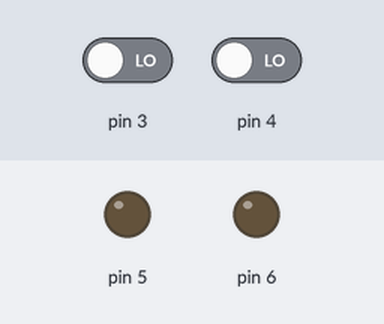
Bench run of a sketch on a simulated Arduino Uno, built with avr-gcc and run on an emulated ATmega328P. Parts: output pins drawn as LEDs (lit = HIGH). Inputs (shaded band) come from the test bench; at power-on: pin 3 LOW, pin 4 LOW.

Above: at 1.2 s.
1.3 s: pin 3 driven HIGH
At 1.6 s:
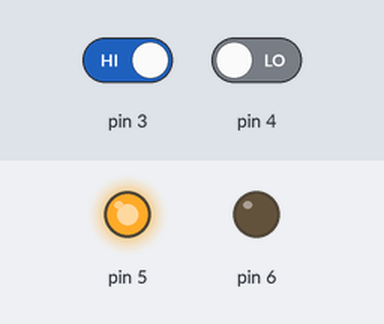
2.8 s: pin 4 driven HIGH
At 3.9 s:
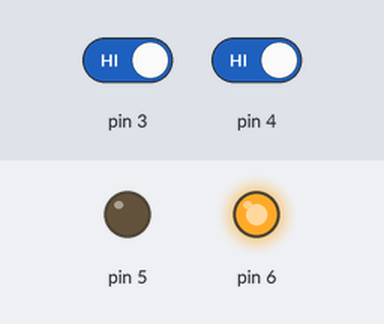
4.3 s: pin 4 driven LOW
At 5.1 s:
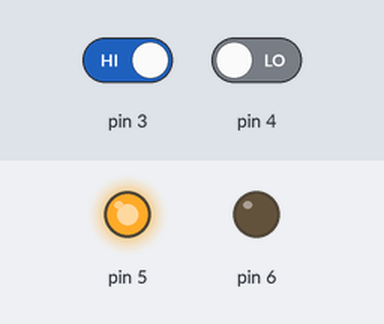
5.8 s: pin 3 driven LOW
At 6.2 s:
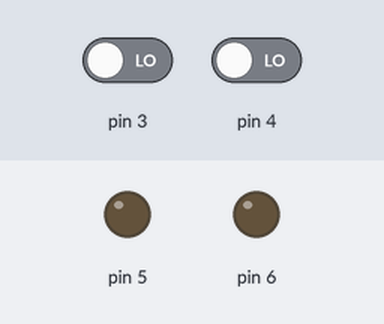
Timing chart, 0 to 8.3 s (numbered marks = the images above; inputs shaded):
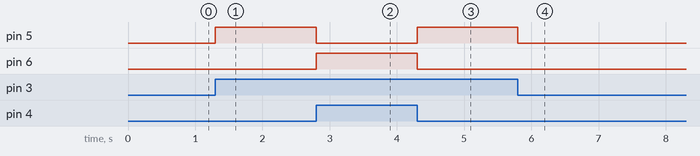

The sketch:

exp4.ino
```cpp
int A, B, S, C;

void setup() {
  pinMode(3, INPUT);
  pinMode(4, INPUT);
  pinMode(5, OUTPUT);
  pinMode(6, OUTPUT);
}

void loop() {
 A = digitalRead(3);
 B = digitalRead(4);
    S = (A&&!B)||(!A&&B);
    C = A&&B;
 digitalWrite(5, S);
 digitalWrite(6, C);
}
```

Measured:
- after the input at 1.3 s, pin 5: LOW → HIGH at once
- after the input at 2.8 s, pin 5: HIGH → LOW at once; pin 6: LOW → HIGH at once
- after the input at 4.3 s, pin 5: LOW → HIGH at once; pin 6: HIGH → LOW at once
- after the input at 5.8 s, pin 5: HIGH → LOW at once
